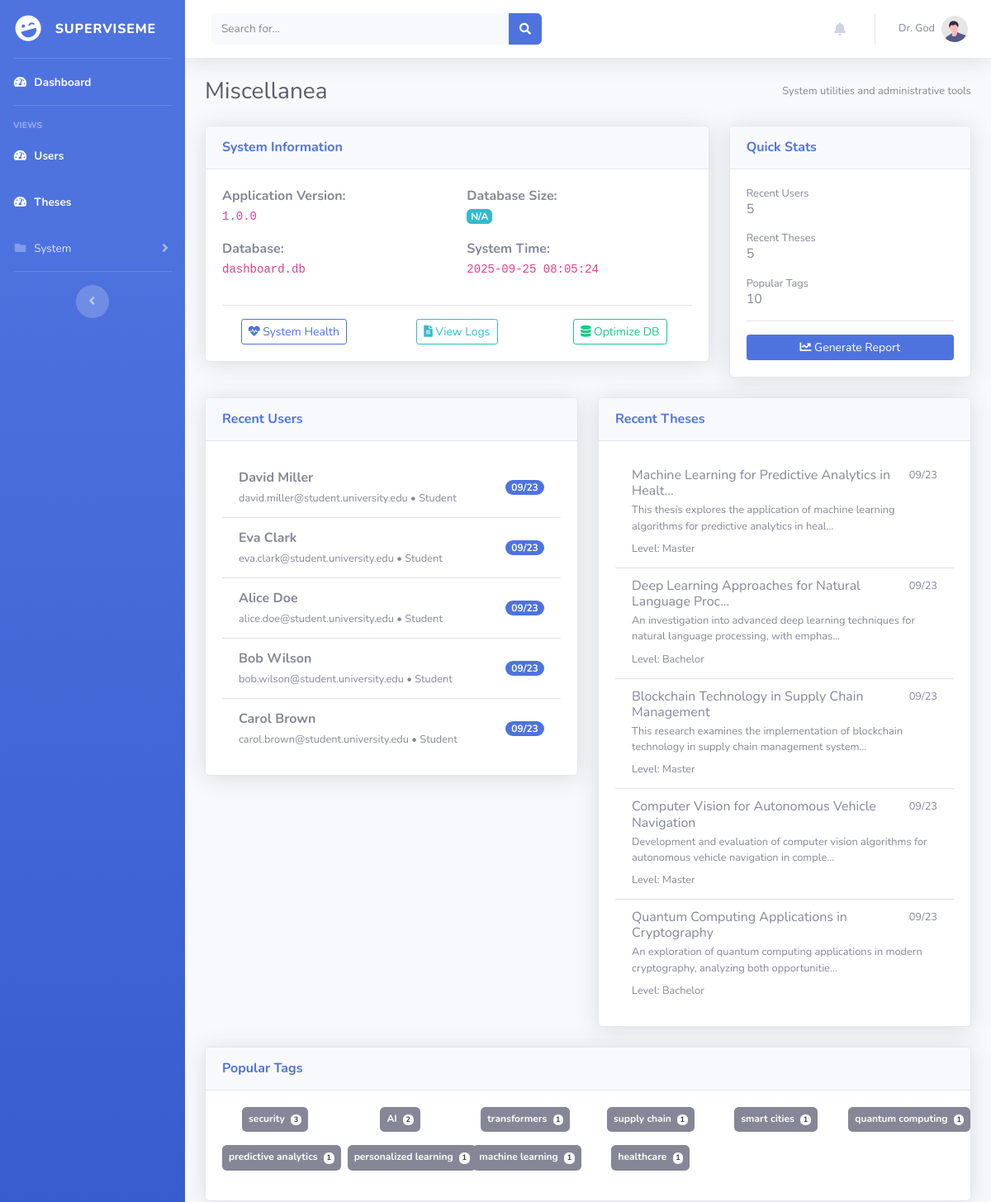
/admin/misc (signed in, upper part), run on an earlier commit of the app's database.
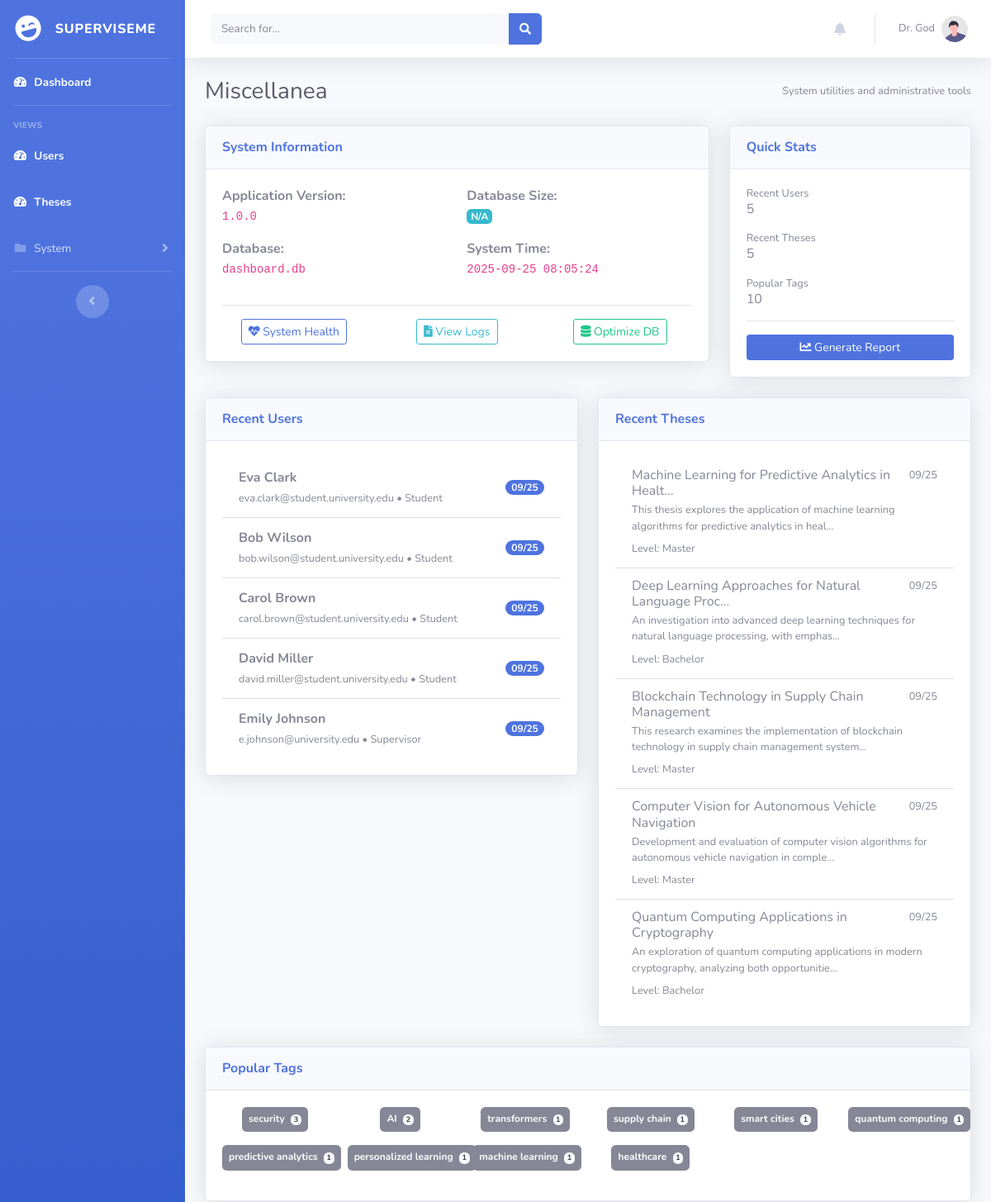
And on a later commit of the database.
### superviseme/models.py (models this page shows)
class User_mgmt(UserMixin, db.Model):
    __tablename__ = "user_mgmt"
    id = db.Column(db.Integer, primary_key=True)
    username = db.Column(db.String(50), nullable=False, unique=True)
    name = db.Column(db.String(15))
    surname = db.Column(db.String(15))
    cdl = db.Column(db.String(15))
    email = db.Column(db.String(50), nullable=False, unique=True)
    password = db.Column(db.String(80), nullable=False)
    user_type = db.Column(db.String(10), nullable=False, default="student")
    joined_on = db.Column(db.Integer, nullable=False)
    gender = db.Column(db.String(10), default=None)
    nationality = db.Column(db.String(15), default=None)
    last_activity = db.Column(db.Integer, nullable=True)  # Track last activity timestamp
    last_activity_location = db.Column(db.String(100), nullable=True)  # Track where they were last active
    telegram_user_id = db.Column(db.String(50), nullable=True)  # Telegram user ID for bot notifications
    telegram_enabled = db.Column(db.Boolean, default=False, nullable=False)  # Enable/disable Telegram notifications
    telegram_notification_types = db.Column(db.Text, nullable=True)  # JSON string of enabled notification types
    thesis = db.relationship("Thesis", backref="author", lazy=True)

class Thesis(db.Model):
    __tablename__ = "thesis"
    id = db.Column(db.Integer, primary_key=True)
    title = db.Column(db.String(100), nullable=False)
    description = db.Column(db.Text, nullable=False)
    author_id = db.Column(db.Integer, db.ForeignKey("user_mgmt.id"), nullable=True)
    frozen = db.Column(db.Boolean, default=False)
    level = db.Column(db.Text, nullable=True)
    created_at = db.Column(db.Integer, nullable=False)

class Thesis_Tag(db.Model):
    __tablename__ = "thesis_tag"
    id = db.Column(db.Integer, primary_key=True)
    thesis_id = db.Column(db.Integer, db.ForeignKey("thesis.id"), nullable=False)
    tag = db.Column(db.String(50), nullable=False)
    thesis = db.relationship("Thesis", backref="tags", lazy=True)

### superviseme/routes/admin.py (the view, shortened to what this page needs)
@admin.route("/admin/misc")
@login_required
def misc():
    privilege_check = check_privileges(current_user.username, role="admin")
    if privilege_check is not True:
        return privilege_check
    import os
    import datetime
    system_info = {
        "database_path": db.engine.url.database,
        "current_time": datetime.datetime.now(),
        "app_version": "1.0.0",  # Could be read from config
        "database_size": "N/A"  # Could be calculated based on DB type
    }
    try:
        if str(db.engine.url).startswith('sqlite'):
            db_path = str(db.engine.url).replace('sqlite:///', '')
    except Exception:
        pass
    activity_summary = {
        "recent_users": User_mgmt.query.order_by(User_mgmt.joined_on.desc()).limit(5).all(),
        "recent_theses": Thesis.query.order_by(Thesis.created_at.desc()).limit(5).all(),
        "tag_stats": {}
    }
    try:
        tag_counts = db.session.query(Thesis_Tag.tag, db.func.count(Thesis_Tag.tag))\
            .group_by(Thesis_Tag.tag)\
            .order_by(db.func.count(Thesis_Tag.tag).desc())\
            .limit(10).all()
        activity_summary["tag_stats"] = {tag: count for tag, count in tag_counts}
    except Exception:
        pass
    return render_template("/admin/miscellanea.html",
                         current_user=current_user,
                         system_info=system_info,
                         activity_summary=activity_summary,
                         datetime=datetime.datetime,
                         dt=datetime.datetime.fromtimestamp)

### superviseme/utils/logging_config.py (called while the page is built)
def log_request_response(app, loggers):
    @app.before_request
    def log_request_info():
        loggers['access_logger'].info("Request started", extra={
            'event_type': 'request_start',
            'endpoint': request.endpoint,
            'url_rule': str(request.url_rule) if request.url_rule else None,
            'content_length': request.content_length,
            'content_type': request.content_type
        })
    @app.after_request
    def log_response_info(response):
        loggers['access_logger'].info("Request completed", extra={
            'event_type': 'request_end',
            'status_code': response.status_code,
            'content_length': response.content_length,
            'content_type': response.content_type
        })
        return response

### superviseme/utils/miscellanea.py (called while the page is built, shortened)
def check_privileges(username, role="admin"):
    user = User_mgmt.query.filter_by(username=username).first()
    if not user:
        abort(404)
    return True

### superviseme/templates/admin/miscellanea.html (shortened to what the changed rows need)
{% include 'admin/components/header.html' %}
<body id="page-top">
    <div id="wrapper">
        <div id="content-wrapper" class="d-flex flex-column">
            <div id="content">
                <div class="container-fluid">
                    <div class="d-sm-flex align-items-center justify-content-between mb-4">
                        <h1 class="h3 mb-0 text-gray-800">Miscellanea</h1>
                    </div>
                    <div class="row">
                        <div class="col-xl-6 col-lg-7">
                            <div class="card shadow mb-4">
                                <div class="card-body">
                                    {% if activity_summary.recent_users %}
                                        <div class="list-group list-group-flush">
                                            {% for user in activity_summary.recent_users %}
                                            <div class="list-group-item d-flex justify-content-between align-items-center">
                                                <div>
                                                    <strong>{{ user.name }} {{ user.surname }}</strong>
                                                    <br><small class="text-muted">{{ user.email }} • {{ user.user_type.title() }}</small>
                                                </div>
                                                <span class="badge badge-primary badge-pill">{{ dt(user.joined_on).strftime('%m/%d') }}</span>
                                            </div>
                                            {% endfor %}
                                        </div>
                                    {% else %}
                                        <p class="text-muted">No recent users found.</p>
                                    {% endif %}
                                </div>
                            </div>
                        </div>
                        <div class="col-xl-6 col-lg-5">
                            <div class="card shadow mb-4">
                                <div class="card-body">
                                    {% if activity_summary.recent_theses %}
                                        <div class="list-group list-group-flush">
                                            {% for thesis in activity_summary.recent_theses %}
                                            <div class="list-group-item">
                                                <div class="d-flex w-100 justify-content-between">
                                                    <h6 class="mb-1">{{ thesis.title[:50] }}{% if thesis.title|length > 50 %}...{% endif %}</h6>
                                                    <small>{{ dt(thesis.created_at).strftime('%m/%d') }}</small>
                                                </div>
                                                <p class="mb-1 small text-muted">{{ thesis.description[:100] }}{% if thesis.description|length > 100 %}...{% endif %}</p>
                                                <small class="text-muted">Level: {{ thesis.level.title() }}</small>
                                            </div>
                                            {% endfor %}
                                        </div>
                                    {% else %}
                                        <p class="text-muted">No recent theses found.</p>
                                    {% endif %}
                                </div>
                            </div>
                        </div>
                    </div>
                    {% if activity_summary.tag_stats %}
                    <div class="row">
                        <div class="col-12">
                            <div class="card shadow mb-4">
                                <div class="card-body">
                                    <div class="row">
                                        {% for tag, count in activity_summary.tag_stats.items() %}
                                        <div class="col-md-2 col-sm-4 col-6 mb-3">
                                            <div class="text-center">
                                                <span class="badge badge-secondary p-2">
                                                    {{ tag }} <span class="badge badge-light ml-1">{{ count }}</span>
                                                </span>
                                            </div>
                                        </div>
                                        {% endfor %}
                                    </div>
                                </div>
                            </div>
                        </div>
                    </div>
                    {% endif %}
                </div>
            </div>
            {% include 'admin/components/footer.html' %}
</body>
</html>

What changed in the data, as far as the page shows it:
no longer on this page (row edited): User_mgmt: name "Alice", surname "Doe", email "alice.doe@student.university.edu", user_type "Student", joined_on "09/23"
changed User_mgmt "Eva": joined_on "09/23" → "09/25"
changed User_mgmt "Bob": joined_on "09/23" → "09/25"
changed User_mgmt "Carol": joined_on "09/23" → "09/25"
changed User_mgmt "David": joined_on "09/23" → "09/25"; moves down the list
now on this page (row edited): User_mgmt: name "Emily", surname "Johnson", email "e.johnson@university.edu", user_type "Supervisor", joined_on "09/25"
changed Thesis "Machine Learning for Predictive Analytics in Healt": created_at "09/23" → "09/25"
changed Thesis "Deep Learning Approaches for Natural Language Proc": created_at "09/23" → "09/25"
changed Thesis "Blockchain Technology in Supply Chain Management": created_at "09/23" → "09/25"
changed Thesis "Computer Vision for Autonomous Vehicle Navigation": created_at "09/23" → "09/25"
changed Thesis "Quantum Computing Applications in Cryptography": created_at "09/23" → "09/25"
